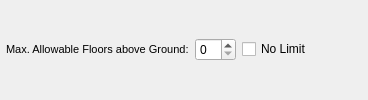
                   <widget class="QWidget" name="widget_14" native="true">
                    <property name="minimumSize">
                     <size>
                      <width>0</width>
                      <height>10</height>
                     </size>
                    </property>
                    <layout class="QGridLayout" name="gridLayout_14">
                     <property name="leftMargin">
                      <number>6</number>
                     </property>
                     <property name="topMargin">
                      <number>6</number>
                     </property>
                     <property name="rightMargin">
                      <number>6</number>
                     </property>
                     <property name="bottomMargin">
                      <number>6</number>
                     </property>
                     <item row="0" column="0">
                      <widget class="QLabel" name="nres_maxfloors_lbl">
                       <property name="text">
                        <string>&lt;!DOCTYPE HTML PUBLIC &quot;-//W3C//DTD HTML 4.0//EN&quot; &quot;http://www.w3.org/TR/REC-html40/strict.dtd&quot;&gt;
&lt;html&gt;&lt;head&gt;&lt;meta name=&quot;qrichtext&quot; content=&quot;1&quot; /&gt;&lt;style type=&quot;text/css&quot;&gt;
p, li { white-space: pre-wrap; }
&lt;/style&gt;&lt;/head&gt;&lt;body style=&quot; font-family:'MS Shell Dlg 2'; font-size:8.25pt; font-weight:400; font-style:normal;&quot;&gt;
&lt;p style=&quot; margin-top:0px; margin-bottom:0px; margin-left:0px; margin-right:0px; -qt-block-indent:0; text-indent:0px;&quot;&gt;&lt;span style=&quot; font-size:8pt;&quot;&gt;Max. Allowable Floors above Ground:&lt;/span&gt;&lt;/p&gt;&lt;/body&gt;&lt;/html&gt;</string>
                       </property>
                      </widget>
                     </item>
                     <item row="0" column="3">
                      <spacer name="horizontalSpacer_21">
                       <property name="orientation">
                        <enum>Qt::Horizontal</enum>
                       </property>
                       <property name="sizeHint" stdset="0">
                        <size>
                         <width>50</width>
                         <height>20</height>
                        </size>
                       </property>
                      </spacer>
                     </item>
                     <item row="0" column="2">
                      <widget class="QCheckBox" name="nres_maxfloors_nolimit">
                       <property name="text">
                        <string>No Limit</string>
                       </property>
                      </widget>
                     </item>
                     <item row="0" column="1">
                      <widget class="QSpinBox" name="nres_maxfloors_spin">
                       <property name="sizePolicy">
                        <sizepolicy hsizetype="Preferred" vsizetype="Preferred">
                         <horstretch>0</horstretch>
                         <verstretch>0</verstretch>
                        </sizepolicy>
                       </property>
                       <property name="maximum">
                        <number>10</number>
                       </property>
                      </widget>
                     </item>
                    </layout>
                   </widget>
